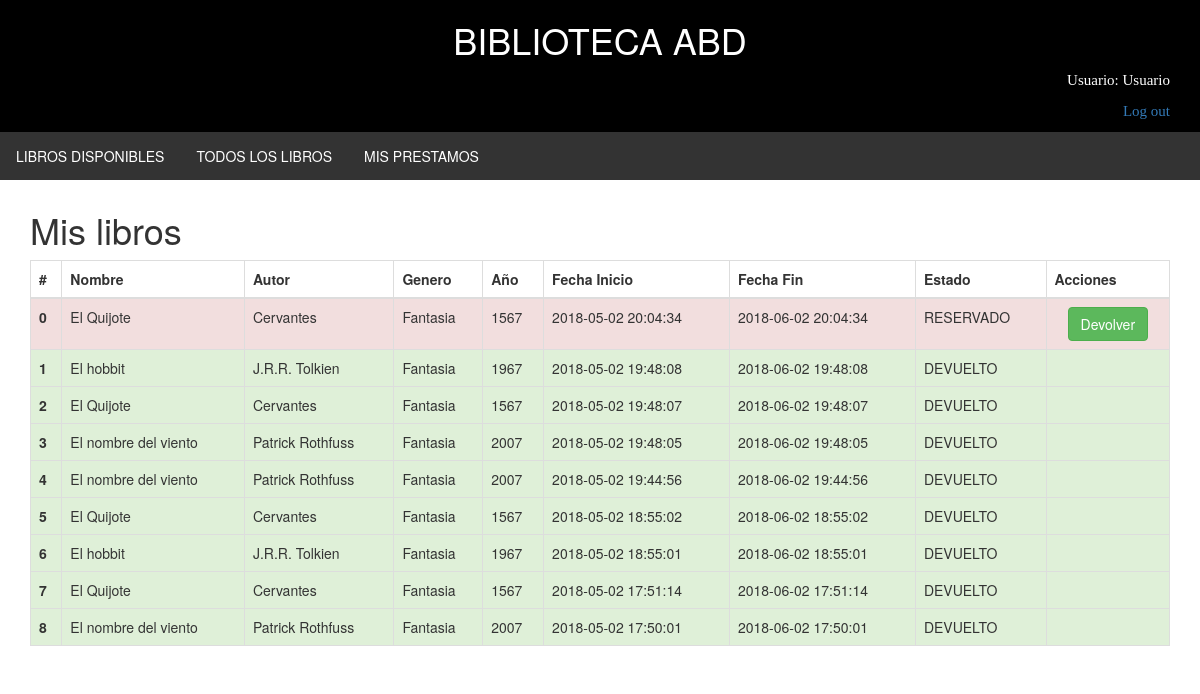
The app's page /index.php?controller=libro&action=mis_prestamos (signed in) with its own data.
### tables this page shows
CREATE TABLE `user` (
  `id` int(11) NOT NULL,
  `name` varchar(255) NOT NULL,
  `last_name` varchar(255) NOT NULL,
  `email` varchar(255) NOT NULL,
  `user_type` int(11) NOT NULL DEFAULT '0',
  `password` varchar(255) NOT NULL
);

CREATE TABLE `prestamo` (
  `id` int(11) NOT NULL,
  `user_id` int(11) NOT NULL,
  `libro_id` int(11) NOT NULL,
  `date_start` datetime NOT NULL,
  `date_end` datetime NOT NULL,
  `status` int(11) NOT NULL DEFAULT '0'
);

CREATE TABLE `libro` (
  `id` int(11) NOT NULL,
  `name` varchar(255) NOT NULL,
  `author` varchar(255) NOT NULL,
  `genre` varchar(255) NOT NULL,
  `year` varchar(255) NOT NULL,
  `resume` text NOT NULL
);

### core/ControladorBase.php (called while the page is built, shortened)
<?php
class ControladorBase{
    public $helper;
    public function __construct() {
        require_once 'DaoBase.php';
        require_once 'core/Ayuda.php';
        $this->helper=new Ayuda();
    }
    public function view($vista,$datos = []){
        $helper=new Ayuda();
        require_once 'views/'.$vista;
    }
    public function helper()
    {
        return $this->helper;
    }
}
?>

### controllers/LibroController.php (called while the page is built, shortened)
<?php
class LibroController extends ControladorBase
{
    public function mis_prestamos()
    {
        $libros = DaoPrestamo::getInstance()->getMisPrestamos($this->helper()->getLoggedUser()['id']);
        $this->view(
            "libro/mis_prestamos.php",
            [
                'libros' => $libros,
            ]
        );
    }
}
?>

### core/Ayuda.php (called while the page is built, shortened)
<?php
class Ayuda{
    public function url($controlador=CONTROLADOR_DEFECTO,$accion=ACCION_DEFECTO){
        $urlString="index.php?controller=".$controlador."&action=".$accion;
        return $urlString;
    }
    public function isUserLogged(){
    	return isset($_SESSION["login"]) && $_SESSION["login"] && isset($_SESSION["user_id"]);
    }
    public function getLoggedUser(){
    	if(isset($_SESSION["login"]) && $_SESSION["login"] && isset($_SESSION["user_id"]))
    	{
    		return DaoUsuario::getInstance()->getById($_SESSION["user_id"]);
    	}
    	else
    		return null;
    }
}
?>

### daos/DaoUsuario.php (called while the page is built, shortened)
<?php
class DaoUsuario extends DaoBase
{
    private static $instance;
    public static function getInstance()
    {
      if (is_null( self::$instance ) )
      {
        self::$instance = new self();
      }
      return self::$instance;
    }
}
?>

### core/DataSource.php (called while the page is built, shortened)
<?php
class DataSource {
  private static $instancia;
  private $conexion;
  private function __construct(){
    try {
      $db_cfg = require_once 'config/db.php';
      $this->host=$db_cfg["host"];
      $this->user=$db_cfg["user"];
      $this->pass=$db_cfg["pass"];
      $this->database=$db_cfg["database"];
      $this->conexion = new PDO('mysql:host=' . $this->host . ';dbname=' . $this->database,
        $this->user, $this->pass);
    } catch (PDOException $e) {
      echo "Error conexion base de datos: " . $e->getMessage();
    }
  }
  public static function getInstance(){
    if (!self::$instancia){
      self::$instancia =  new DataSource();
    }
    return self::$instancia;
  }
  public function getData($sql,$values){
    $consulta = $this->conexion->prepare($sql);
    $consulta->execute($values);
    $resultado = $consulta->fetch(PDO::FETCH_ASSOC);
    return $resultado;
  }
  public function getAllData($sql,$values){
    $consulta = $this->conexion->prepare($sql);
    $consulta->execute($values);
    $resultado = $consulta->fetchAll(PDO::FETCH_ASSOC);
    return $resultado;
  }
}
 ?>

### core/DaoBase.php (called while the page is built, shortened)
<?php
class DaoBase {
    public $table;
    public function __construct($table) {
        $this->table=(string) $table;
        require_once 'DataSource.php';
    }
    public function getById($id){
        return DataSource::getInstance()->getData("SELECT * FROM $this->table WHERE id = :id", array(':id'=>$id));
    }
}
?>

### config/db.php (called while the page is built)
<?php
return array(
    "host"      =>"localhost",
    "user"      =>"root",
    "pass"      =>"",
    "database"  =>"biblio",
);
?>

### daos/DaoPrestamo.php (called while the page is built, shortened)
<?php
class DaoPrestamo extends DaoBase
{
    private static $instance;
    public static function getInstance()
    {
      if (is_null( self::$instance ) )
      {
        self::$instance = new self();
      }
      return self::$instance;
    }
    public function getMisPrestamos($user_id)
    {
        $result = DataSource::getInstance()->getAllData("SELECT l.id, l.name, l.author, l.genre, l.year, l.resume, p.date_start, p.date_end, p.status, p.id as prestamo_id FROM libro l LEFT JOIN prestamo p ON p.user_id = :user_id AND p.libro_id = l.id WHERE p.user_id IS NOT NULL ORDER BY p.status, p.date_end DESC", array(':user_id'=>$user_id));
        return $result;
    }
}
?>

### views/libro/mis_prestamos.php (the view, shortened to what this page needs)
<!DOCTYPE html>
<html lang="es">
<head>
  <link rel="stylesheet" type="text/css" href="css/style.css" />
  <link rel="stylesheet" type="text/css" href="css/bootstrap.min.css" />
</head>
<body>
  <?php require('views/layout/header.php'); ?>
  <?php include('views/layout/nav.php'); ?>
  <div class="container">
    <div id="contenido">
    	<h1>Mis libros</h1>
		<table class="table table-bordered">
		    <thead>
		        <tr>
		        	<th>#</th>
		            <th>Nombre</th>
		            <th>Autor</th>
		            <th>Genero</th>
		            <th>Año</th>
		            <th>Fecha Inicio</th>
		            <th>Fecha Fin</th>
		            <th>Estado</th>
		            <th>Acciones</th>
		        </tr>
		    </thead>
		    <tbody>
		    	<?php foreach ($libros as $key => $libro): ?>
		        <tr class="<?= ($libro['status'] == 0) ? 'danger' : 'success'?>">
		        	<th scope="row"><?= $key ?></th>
		            <td><?= $libro['name'] ?></td>
		            <td><?= $libro['author'] ?></td>
		            <td><?= $libro['genre'] ?></td>
		            <td><?= $libro['year'] ?></td>
		            <td><?= $libro['date_start'] ?></td>
		            <td><?= $libro['date_end'] ?></td>
		            <td><?= ($libro['status'] == 0) ? "RESERVADO" : "DEVUELTO" ?></td>
		            <td class="text-center">
		            	<?php if($libro['status'] == 0): ?>
		            	<form method="POST" action="<?= $helper->url('libro','devolver');?>">
		            		<button class="btn btn-success" type="submit">Devolver</button>
		            	</form>
		            	<?php endif; ?>
		            </td>
		        </tr>
		    	<?php endforeach; ?>
		    </tbody>
		</table>
  </div>
</body>
</html>

### index.php (shortened to what this page needs)
<?php
require_once 'core/ControladorBase.php';
require_once 'core/EntryController.php';
if(isset($_GET["controller"])){
    $controllerObj=EntryController::cargarControlador($_GET["controller"]);
    EntryController::lanzarAccion($controllerObj);
}else{
    $controllerObj=EntryController::cargarControlador(CONTROLADOR_DEFECTO);
    EntryController::lanzarAccion($controllerObj);
}
?>

### core/EntryController.php (shortened to what this page needs)
<?php
class EntryController
{
    public static function cargarAccion($controllerObj,$action){
        $accion=$action;
        $controllerObj->$accion();
    }
    public static function lanzarAccion($controllerObj){
        if(isset($_GET["action"]) && method_exists($controllerObj, $_GET["action"])){
            EntryController::cargarAccion($controllerObj, $_GET["action"]);
        }else{
            EntryController::cargarAccion($controllerObj, ACCION_DEFECTO);
        }
    }
}
?>

### views/layout/header.php
<header>
  <div class="container">
    <h1 class="text-center title">BIBLIOTECA ABD</h1>
    <div class="saludo">
      <?php
        if ( $helper->isUserLogged() ){
          echo "<p>Usuario: " . $helper->getLoggedUser()['name'] ."</p>";
          echo "<p><a href=" . $helper->url('user','logout') .">Log out</a></p>";
        }
        else {
          echo "<p>Usuario desconocido</p>";
          echo "<p><a href=".$helper->url('user','login').">Login</a></p>";
        }
      ?>
    </div>
  </div>
</header>

### views/layout/nav.php (shortened to what this page needs)
<nav>
   <ul>
	  	<li><a href="<?= $helper->url('libro','index');?>">LIBROS DISPONIBLES</a></li>
	  	<li><a href="<?= $helper->url('libro','todos');?>">TODOS LOS LIBROS</a></li>
	  	<li><a href="<?= $helper->url('libro','mis_prestamos');?>">MIS PRESTAMOS</a></li>
	</ul>
</nav>

### css/style.css (style rules this page uses)
body { background-color: white; }
header { height: 11%; background-color: black; }
header div.saludo { width: 100%; font-family: Impact; text-align: right; font-size: 15px; color: white; }
a { text-decoration: none; }
#contenido { flex-basis: 80%; }
ul { list-style-type: none; margin: 0; padding: 0; overflow: hidden; background-color: #333; }
li { float: left; }
li a { display: inline-block; color: white; text-align: center; padding: 14px 16px; text-decoration: none; }
* { box-sizing: border-box; }
.title { color: white; }

### records on screen
user: name "Usuario"
prestamo: key "0", libro.name "El Quijote", libro.author "Cervantes", libro.genre "Fantasia", libro.year "1567", date_start "2018-05-02 20:04:34", date_end "2018-06-02 20:04:34", status "RESERVADO"
prestamo: key "1", libro.name "El hobbit", libro.author "J.R.R. Tolkien", libro.genre "Fantasia", libro.year "1967", date_start "2018-05-02 19:48:08", date_end "2018-06-02 19:48:08", status "DEVUELTO"
prestamo: key "2", libro.name "El Quijote", libro.author "Cervantes", libro.genre "Fantasia", libro.year "1567", date_start "2018-05-02 19:48:07", date_end "2018-06-02 19:48:07", status "DEVUELTO"
prestamo: key "3", libro.name "El nombre del viento", libro.author "Patrick Rothfuss", libro.genre "Fantasia", libro.year "2007", date_start "2018-05-02 19:48:05", date_end "2018-06-02 19:48:05", status "DEVUELTO"
prestamo: key "4", libro.name "El nombre del viento", libro.author "Patrick Rothfuss", libro.genre "Fantasia", libro.year "2007", date_start "2018-05-02 19:44:56", date_end "2018-06-02 19:44:56", status "DEVUELTO"
prestamo: key "5", libro.name "El Quijote", libro.author "Cervantes", libro.genre "Fantasia", libro.year "1567", date_start "2018-05-02 18:55:02", date_end "2018-06-02 18:55:02", status "DEVUELTO"
prestamo: key "6", libro.name "El hobbit", libro.author "J.R.R. Tolkien", libro.genre "Fantasia", libro.year "1967", date_start "2018-05-02 18:55:01", date_end "2018-06-02 18:55:01", status "DEVUELTO"
prestamo: key "7", libro.name "El Quijote", libro.author "Cervantes", libro.genre "Fantasia", libro.year "1567", date_start "2018-05-02 17:51:14", date_end "2018-06-02 17:51:14", status "DEVUELTO"
prestamo: key "8", libro.name "El nombre del viento", libro.author "Patrick Rothfuss", libro.genre "Fantasia", libro.year "2007", date_start "2018-05-02 17:50:01", date_end "2018-06-02 17:50:01", status "DEVUELTO"
